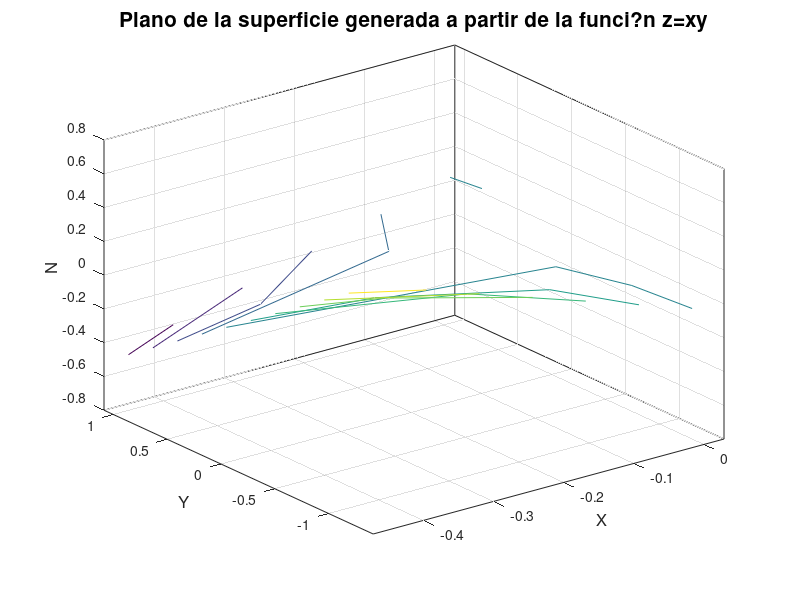

Recreate this plot in MATLAB.
[x,y]=meshgrid((-sqrt(2)/3):0.5:(sqrt(2)/3), -sqrt(2):0.5:sqrt(2));
%el inttervalo es el vector generado
z=x.*y; %el punto solo representa la multiplicacion de vectores.
mesh(x,y,z) %dibuja el contorno de la superficie.
meshc(x,y,z) %dibuja el contorno en la superficie.
surf(x,y,z) %dibuja un enmallado en la superficie.
meshz(x,y,z) %Fronteras del respecivo dominio.
surfc(x,y,z) %Encajona la superficie.
contour(x,y,z) %curvas de nivel.
contour3(x,y,z) %curvas de nivel en el epsacio.
xlabel('X', 'FontSize', 12)
ylabel('Y', 'FontSize', 12)
zlabel('N', 'FontSize', 12)
title('Plano de la superficie generada a partir de la funci?n z=xy', 'FontSize', 15);
grid on;

